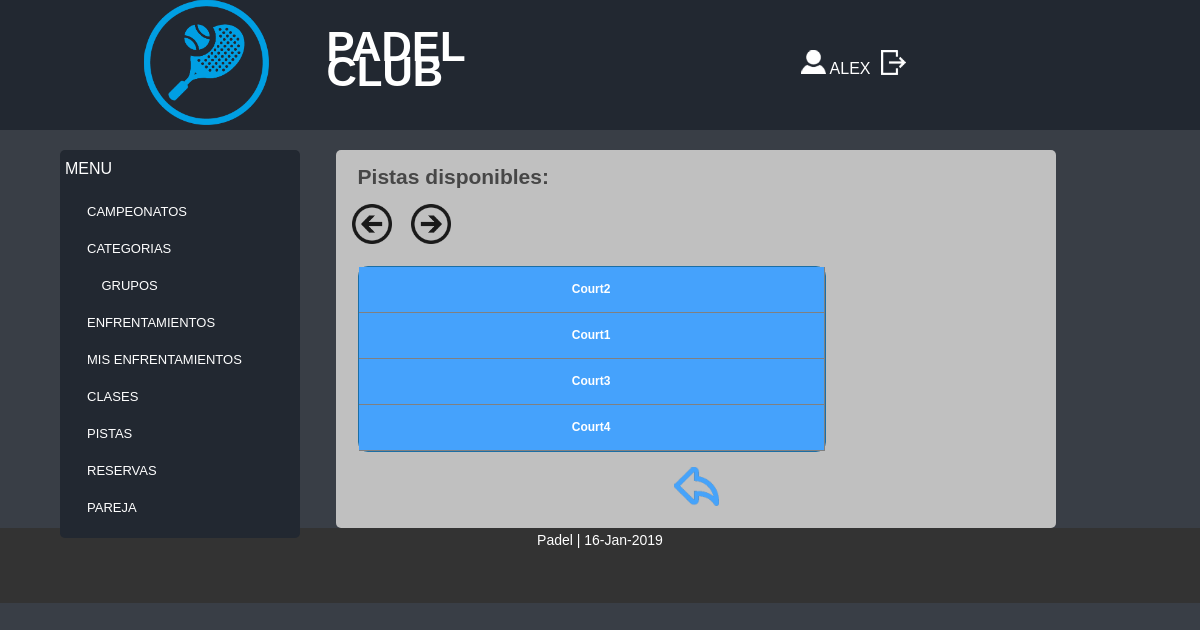
Before: /Controllers/PISTAS_Controller.php (signed in) with the older database file.
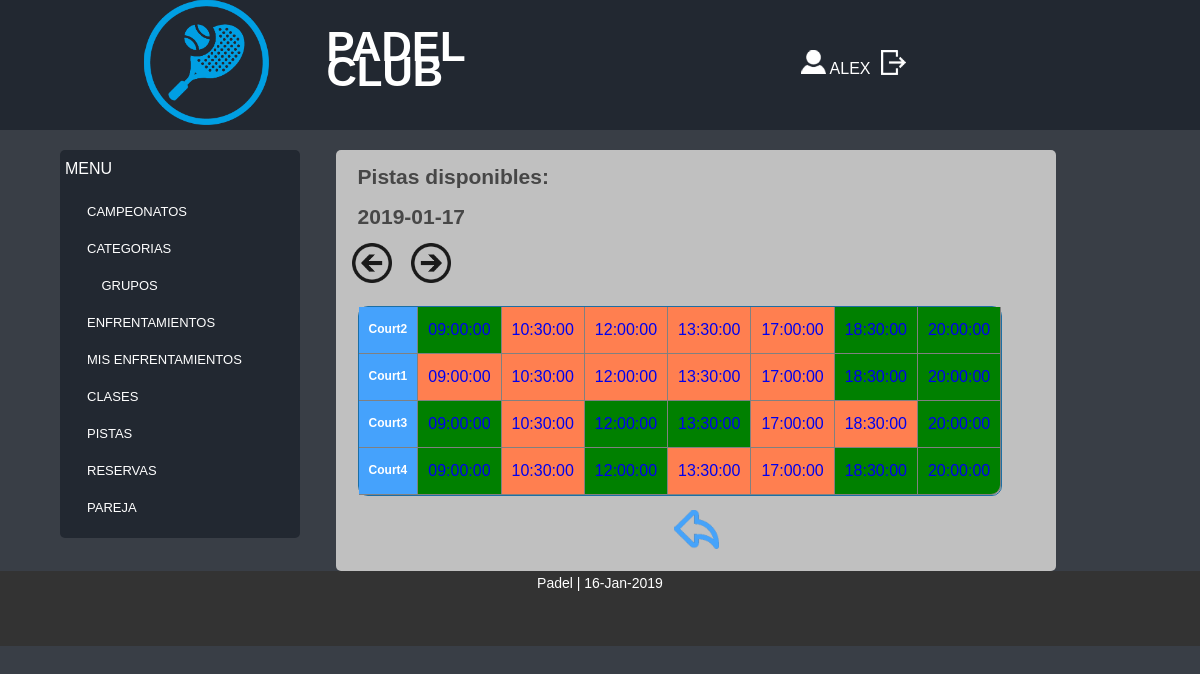
After: the same page with the newer database file.
### tables this page shows
CREATE TABLE `PISTA` (
  `idPista` int(10) NOT NULL,
  `restriccion` tinyint(1) DEFAULT NULL,
  `nombre` varchar(30) NOT NULL,
  `hora` time NOT NULL,
  `fecha` date NOT NULL
);

### Models/PISTAS_Model.php (called while the page is built, shortened)
<?php
class PISTAS_Model {
	var $fecha;
function __construct($idPista, $restriccion, $nombre, $hora, $fecha){
	$this->fecha = $fecha;
	include_once 'Access_DB.php';
	$this->mysqli = ConnectDB();
}
function _SHOWALL(){
	$sql = "SELECT * FROM PISTA WHERE (fecha = '$this->fecha') ORDER BY hora";
	$result = $this->mysqli->query($sql);
	if($result ->num_rows >0){
		$j = 0;
		while($tupla = mysqli_fetch_assoc($result)){
		   $tuplas[$j] = $tupla;
		   $j++;
		}
		return $tuplas;
	}
	else{
		return  false;
	}
}
function _SHOWNAMES(){
	$sql = "SELECT DISTINCT nombre FROM PISTA";
	$result = $this->mysqli->query($sql);
	if($result ->num_rows >0){
		$j = 0;
		while($tupla = mysqli_fetch_assoc($result)){
		   $tuplas[$j] = $tupla;
		   $j++;
		}
		return $tuplas;
	}
	else{
		return  false;
	}
}
}
?>

### Models/Access_DB.php (called while the page is built)
<?php
function ConnectDB()
{
    $mysqli = new mysqli("", 'root', '' , 'ABP_11');
	if ($mysqli->connect_errno) {
		include '../View/MESSAGE_View.php';
		new MESSAGE("Fallo al conectar a MySQL: (" . $mysqli->connect_errno . ") " . $mysqli->connect_error, './index.php');
		return false;
	}
	else{
		return $mysqli;
	}
}
?>

### Views/PISTA_SHOWALL_View.php (the view)
<?php
class PISTA_SHOWALL {
	function __construct($lista,$pistas,$array,$volver){
		$this->lista = $lista;
		$this->pistas = $pistas;
		$this->datos = $array;
		$this->volver = $volver;
		$this->render();
	}
	function render(){
		include 'Header.php';
?>
<div style="overflow-x:auto;">
				<h2>Pistas disponibles:</h2>
	<?php
		echo "<h2>".$this->datos[0]['fecha']."</h2>";
	echo '&nbsp&nbsp&nbsp&nbsp<a href="'.$_SERVER['PHP_SELF'].'?action=PREVDAY&fecha='.$this->datos[0]['fecha'].'"><img witdh=40 height=40 src="../Views/images/prevArrow.png"></a>&nbsp';
	 echo '&nbsp&nbsp&nbsp&nbsp<a href="'.$_SERVER['PHP_SELF'].'?action=NEXTDAY&fecha='.$this->datos[0]['fecha'].'"><img witdh=40 height=40 src="../Views/images/nextArrow.png"></a>';
		?>
		<table class="tablas separador">
						<tr>
						<?php
						for($j=0;$j<count($this->pistas);$j++){
							echo "<tr><th>".$this->pistas[$j]['nombre']."</th>";
							for($i=0; $i<count($this->datos);$i++){
								if($this->datos[$i]['nombre'] == $this->pistas[$j]['nombre']){
									if($this->datos[$i]['restriccion']){
										echo "<td style='background-color: coral;'>";
									}else{
										echo "<td style='background-color: green;'>";
									}
									echo "<a href=".$_SERVER['PHP_SELF'].'?action=SHOWCURRENT&'.($this->lista)[0].'='.$this->datos[$i]["idPista"].'>'.$this->datos[$i]["hora"]."</a></td>";
								}
							}
							echo "</tr>";
						}
							?>
					</table>
					<?php
								 echo "<p align='center'><a href=".$this->volver."><img src='../Views/images/atras.png' title='Atrás' alt='Atrás'></a></p>";
					?>
</div>
<?php
	include 'Footer.php';
	}
}
?>

Changed rows visible on the page:
now on this page (row edited): pista: fecha "2019-01-17", hora "09:00:00", shown under "Court3"
now on this page (row edited): pista: hora "09:00:00", shown under "Court2"
now on this page (row edited): pista: hora "10:30:00", shown under "Court2"
now on this page (row edited): pista: hora "12:00:00", shown under "Court2"
now on this page (row edited): pista: hora "13:30:00", shown under "Court2"
now on this page (row edited): pista: hora "17:00:00", shown under "Court2"
now on this page (row edited): pista: hora "18:30:00", shown under "Court2"
now on this page (row edited): pista: hora "20:00:00", shown under "Court2"
now on this page (row edited): pista: hora "09:00:00", shown under "Court1"
now on this page (row edited): pista: hora "10:30:00", shown under "Court1"
now on this page (row edited): pista: hora "12:00:00", shown under "Court1"
now on this page (row edited): pista: hora "13:30:00", shown under "Court1"
now on this page (row edited): pista: hora "17:00:00", shown under "Court1"
now on this page (row edited): pista: hora "18:30:00", shown under "Court1"
now on this page (row edited): pista: hora "20:00:00", shown under "Court1"
now on this page (row edited): pista: hora "10:30:00", shown under "Court3"
now on this page (row edited): pista: hora "12:00:00", shown under "Court3"
now on this page (row edited): pista: hora "13:30:00", shown under "Court3"
now on this page (row edited): pista: hora "17:00:00", shown under "Court3"
now on this page (row edited): pista: hora "18:30:00", shown under "Court3"
now on this page (row edited): pista: hora "20:00:00", shown under "Court3"
now on this page (row edited): pista: hora "09:00:00", shown under "Court4"
now on this page (row edited): pista: hora "10:30:00", shown under "Court4"
now on this page (row edited): pista: hora "12:00:00", shown under "Court4"
now on this page (row edited): pista: hora "13:30:00", shown under "Court4"
now on this page (row edited): pista: hora "17:00:00", shown under "Court4"
now on this page (row edited): pista: hora "18:30:00", shown under "Court4"
now on this page (row edited): pista: hora "20:00:00", shown under "Court4"
